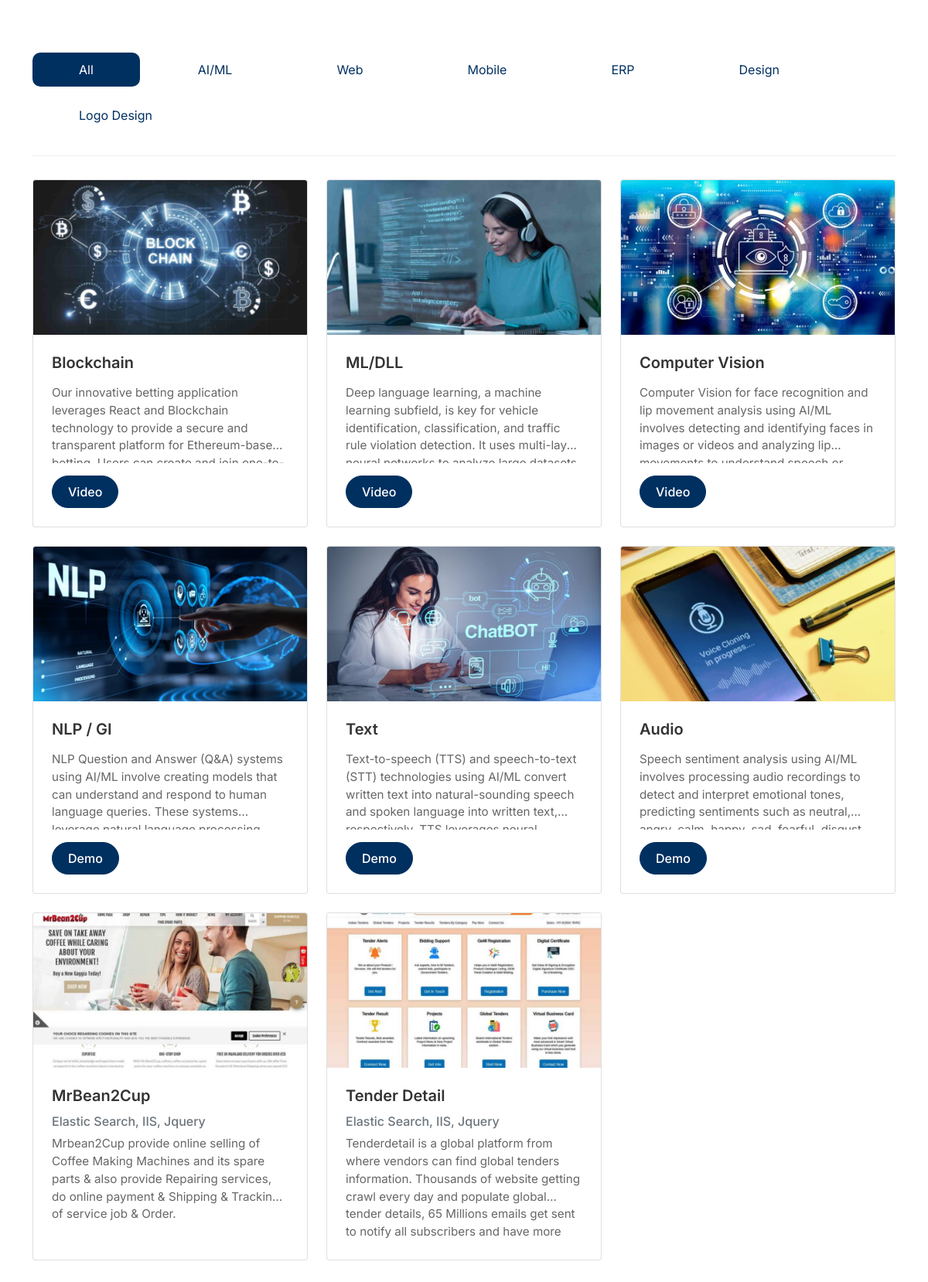
The page / on the database its author committed.
### portfolio/models.py (models this page shows, shortened)
class Category(models.Model):
    objects = None
    name = models.CharField(max_length=50)
    slug = models.SlugField(unique=True)
    display_order = models.IntegerField(default=0)  # For ordering categories
    class Meta:
        verbose_name_plural = 'Categories'
        ordering = ['display_order']  # Default ordering

class Project(models.Model):
    objects = None
    BUTTON_CHOICES = (
        ('demo', 'Demo'),
        ('video', 'Video'),
    )
    category = models.ForeignKey(Category, on_delete=models.CASCADE)
    title = models.CharField(max_length=200, blank=True)
    subtitle = models.CharField(max_length=200, blank=True, null=True)
    description = models.TextField(blank=True, null=True)
    image = models.ImageField(upload_to='projects/')
    link = models.URLField(blank=True, null=True)
    button_type = models.CharField(max_length=5, choices=BUTTON_CHOICES, blank=True, null=True)
    demo_link = models.URLField(blank=True, null=True, help_text="URL for Demo button")
    youtube_video_id = models.CharField(
        max_length=20,
        blank=True,
        null=True,
        help_text="YouTube video ID (e.g., dQw4w9WgXcQ from https://www.youtube.com/watch?v=dQw4w9WgXcQ)"
    )
    created_at = models.DateTimeField(auto_now_add=True)
    updated_at = models.DateTimeField(auto_now=True)
    class Meta:
        ordering = ['category__display_order', '-created_at']

### portfolio/views.py (the view)
# urls.py: path('', PortfolioView.as_view(), name='home'),
class PortfolioView(ListView):
    model = Project
    template_name = 'portfolio/home.html'
    context_object_name = 'projects'
    def get_context_data(self, **kwargs):
        context = super().get_context_data(**kwargs)
        context['categories'] = Category.objects.all()
        context['active_category'] = self.request.GET.get('category', 'all')
        return context
    def get_queryset(self):
        category = self.request.GET.get('category')
        queryset = Project.objects.select_related('category')
        if category and category != 'all':
            return queryset.filter(category__slug=category)
        return queryset.all()  # Will use the ordering from Meta class

### portfolio/templates/portfolio/home.html
{% extends 'portfolio/base.html' %}
{% block content %}
<div class="category-tabs">
    <ul class="nav nav-pills">
        <li class="nav-item">
            <a class="nav-link {% if active_category == 'all' %}active{% endif %}"
               href="?category=all">All</a>
        </li>
        {% for category in categories %}
        <li class="nav-item">
            <a class="nav-link {% if active_category == category.slug %}active{% endif %}"
               href="?category={{ category.slug }}">{{ category.name }}</a>
        </li>
        {% endfor %}
    </ul>
</div>
<div class="portfolio-grid">
    <div class="row row-cols-1 row-cols-md-3 g-4">
        {% for project in projects %}
            {% include 'portfolio/cards/_card_switcher.html' %}
        {% endfor %}
    </div>
</div>
{% endblock %}

### portfolio/templates/portfolio/base.html (shortened to what this page needs)
<!DOCTYPE html>
{% load static %}
<html lang="en">
<head>
    <link href="https://cdn.jsdelivr.net/npm/bootstrap@5.1.3/dist/css/bootstrap.min.css" rel="stylesheet">
    <link rel="stylesheet" href="/static/css/styles.css">
</head>
<body>
<div class="container mt-5">
    {% block content %}{% endblock %}
</div>
</body>
</html>

### portfolio/templates/portfolio/cards/_card_switcher.html
{% if project.category.slug == 'ai-ml' %}
    {% include 'portfolio/cards/ai_ml_card.html' %}
{% elif project.category.slug == 'web' %}
    {% include 'portfolio/cards/web_card.html' %}
{% elif project.category.slug == 'mobile' %}
    {% include 'portfolio/cards/mobile_card.html' %}
{% elif project.category.slug == 'erp' %}
    {% include 'portfolio/cards/erp_card.html' %}
{% elif project.category.slug == 'design' %}
    {% include 'portfolio/cards/design_card.html' %}
{% elif project.category.slug == 'logo-design' %}
    {% include 'portfolio/cards/logo_card.html' %}
{% endif %}

### portfolio/templates/portfolio/cards/ai_ml_card.html
<div class="col">
    <div class="card card-regular">
        <img src="{{ project.image.url }}" class="card-img-top" alt="{{ project.title }}">
        <div class="card-body">
            <h5 class="card-title">{{ project.title }}</h5>
            <p class="card-text">{{ project.description }}</p>
            <div class="button-container">
                {% if project.button_type %}
                    {% if project.button_type == 'demo' %}
                        <a href="{{ project.demo_link }}" target="_blank" class="btn btn-primary">Demo</a>
                    {% elif project.button_type == 'video' and project.youtube_video_id %}
                        <button type="button"
                                class="btn btn-primary video-btn"
                                data-bs-toggle="modal"
                                data-bs-target="#videoModal"
                                data-video-id="{{ project.youtube_video_id }}">
                            Video
                        </button>
                    {% endif %}
                {% endif %}
            </div>
        </div>
    </div>
</div>

### portfolio/templates/portfolio/cards/web_card.html (shortened to what this page needs)
<div class="col">
    <div class="card card-regular">
        <div class="image-link-wrapper">
            <a href="{{ project.link }}" target="_blank" class="image-link">
                <img src="{{ project.image.url }}" class="card-img-top" alt="{{ project.title }}">
            </a>
        </div>
        <div class="card-body">
            <h5 class="card-title">{{ project.title }}</h5>
            <h6 class="card-subtitle mb-2 text-muted">{{ project.subtitle }}</h6>
            <p class="card-text">{{ project.description }}</p>
        </div>
    </div>
</div>

### portfolio/static/css/styles.css (style rules this page uses)
body { font-family: 'Inter', sans-serif; background-color: #ffffff; }
.category-tabs { padding: 20px 0 30px; border-bottom: 1px solid #eee; }
.nav-pills { gap: 15px; }
.nav-pills .nav-link { background: none; border: none; padding: 10px 60px; border-radius: 10px; color: #003060; transition: all 0.3s ease; }
.nav-pills .nav-link.active { background-color: #003060; color: white; }
.portfolio-grid { margin-top: 30px; }
.card { height: 100%; display: flex; flex-direction: column; }
.card-regular { height: 450px; }
.card-regular .card-img-top { height: 200px; object-fit: cover; }
.card-regular .card-body { display: flex; flex-direction: column; height: calc(100% - 200px); padding: 1.5rem; }
.card-regular .card-title { margin-bottom: 1rem; }
.card-regular .card-text { flex-grow: 1; overflow: hidden; display: -webkit-box; -webkit-line-clamp: 4; -webkit-box-orient: vertical; }
.button-container { margin-top: auto; display: flex; gap: 0.5rem; }
.portfolio-grid .row { margin-bottom: 2rem; }
.card-img-top { width: 100%; height: 200px; object-fit: cover; }
.card-body { padding: 1.5rem; }
.card-title { font-size: 1.25rem; font-weight: 600; margin-bottom: 0.75rem; color: #333; }
.card-subtitle { font-size: 1rem; color: #666; margin-bottom: 0.75rem; }
.card-text { color: #666; font-size: 0.95rem; line-height: 1.5; }
.btn-primary { background-color: #003060; border-color: #003060; padding: 8px 20px; border-radius: 50px; font-weight: 500; transition: all 0.3s ease; }
.image-link-wrapper { position: relative; overflow: hidden; }
.image-link { display: block; position: relative; overflow: hidden; }
.image-link img { transition: transform 0.3s ease; }
.image-link { cursor: pointer; }

### rows shown on the page
Category: name "AI/ML"
Category: name "Web"
Category: name "Mobile"
Category: name "ERP"
Category: name "Design"
Category: name "Logo Design"
Project: image (picture), title "Blockchain", description "Our innovative betting application leverages React and Blockchain technology to provide a secure and transparent platform for…"
Project: image (picture), title "ML/DLL", description "Deep language learning, a machine learning subfield, is key for vehicle identification, classification, and traffic rule violation detection. It uses…"
Project: image (picture), title "Computer Vision", description "Computer Vision for face recognition and lip movement analysis using AI/ML involves detecting and identifying faces in images or videos and analyzing…"
Project: image (picture), title "NLP / GI", description "NLP Question and Answer (Q&A) systems using AI/ML involve creating models that can understand and respond to human language queries. These…"
Project: image (picture), title "Text", description "Text-to-speech (TTS) and speech-to-text (STT) technologies using AI/ML convert written text into natural-sounding speech and spoken language into written…"
Project: image (picture), title "Audio", description "Speech sentiment analysis using AI/ML involves processing audio recordings to detect and interpret emotional tones, predicting sentiments such as…"
Project: image (picture), title "MrBean2Cup", subtitle "Elastic Search, IIS, Jquery", description "Mrbean2Cup provide online selling of Coffee Making Machines and its spare parts & also provide Repairing services, do online payment & Shipping & Tracking of service job & Order."
Project: image (picture), title "Tender Detail", subtitle "Elastic Search, IIS, Jquery", description "Tenderdetail is a global platform from where vendors can find global tenders information. Thousands of website getting crawl every day and populate global tender details, 65 Millions emails get sent to notify all subscribers and have…"
